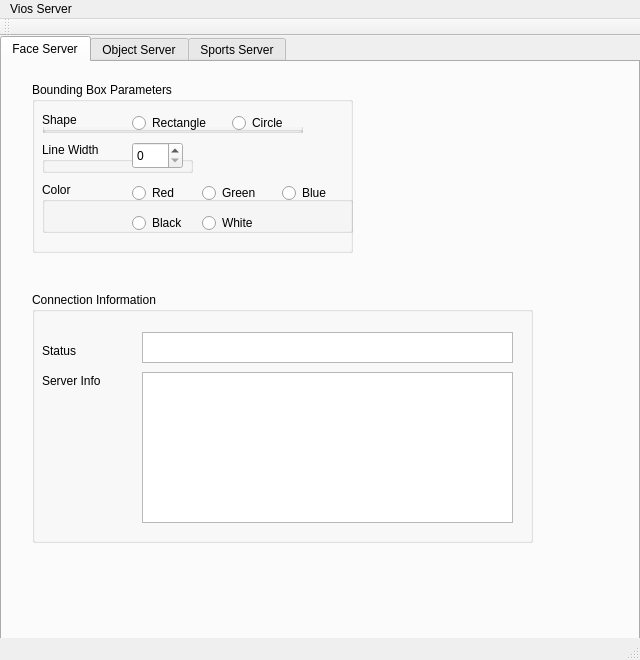
<?xml version="1.0" encoding="UTF-8"?>
<ui version="4.0">
 <class>ServerGui</class>
 <widget class="QMainWindow" name="ServerGui">
  <property name="geometry">
   <rect>
    <x>0</x>
    <y>0</y>
    <width>640</width>
    <height>660</height>
   </rect>
  </property>
  <property name="windowTitle">
   <string>ServerGui</string>
  </property>
  <widget class="QWidget" name="centralWidget">
   <widget class="QTabWidget" name="tabWidget">
    <property name="geometry">
     <rect>
      <x>0</x>
      <y>0</y>
      <width>640</width>
      <height>611</height>
     </rect>
    </property>
    <property name="currentIndex">
     <number>0</number>
    </property>
    <widget class="QWidget" name="faceTab">
     <attribute name="title">
      <string>Face Server</string>
     </attribute>
     <widget class="QGroupBox" name="groupBoxFaceBBox">
      <property name="geometry">
       <rect>
        <x>30</x>
        <y>20</y>
        <width>321</width>
        <height>171</height>
       </rect>
      </property>
      <property name="title">
       <string>Bounding Box Parameters</string>
      </property>
      <widget class="QGroupBox" name="groupBox">
       <property name="geometry">
        <rect>
         <x>10</x>
         <y>30</y>
         <width>261</width>
         <height>21</height>
        </rect>
       </property>
       <property name="title">
        <string>Shape</string>
       </property>
       <widget class="QRadioButton" name="radioButtonFaceShapeCircle">
        <property name="geometry">
         <rect>
          <x>190</x>
          <y>0</y>
          <width>71</width>
          <height>22</height>
         </rect>
        </property>
        <property name="text">
         <string>Circle</string>
        </property>
       </widget>
       <widget class="QRadioButton" name="radioButtonFaceShapeRect">
        <property name="geometry">
         <rect>
          <x>90</x>
          <y>0</y>
          <width>101</width>
          <height>22</height>
         </rect>
        </property>
        <property name="text">
         <string>Rectangle</string>
        </property>
       </widget>
      </widget>
      <widget class="QGroupBox" name="groupBox_7">
       <property name="geometry">
        <rect>
         <x>10</x>
         <y>60</y>
         <width>151</width>
         <height>31</height>
        </rect>
       </property>
       <property name="title">
        <string>Line Width</string>
       </property>
       <widget class="QSpinBox" name="spinBoxFaceLineWidth">
        <property name="geometry">
         <rect>
          <x>90</x>
          <y>0</y>
          <width>51</width>
          <height>27</height>
         </rect>
        </property>
       </widget>
      </widget>
      <widget class="QGroupBox" name="groupBox_8">
       <property name="geometry">
        <rect>
         <x>10</x>
         <y>100</y>
         <width>311</width>
         <height>51</height>
        </rect>
       </property>
       <property name="title">
        <string>Color</string>
       </property>
       <widget class="QRadioButton" name="radioButtonFaceColorRed">
        <property name="geometry">
         <rect>
          <x>90</x>
          <y>0</y>
          <width>61</width>
          <height>22</height>
         </rect>
        </property>
        <property name="text">
         <string>Red</string>
        </property>
       </widget>
       <widget class="QRadioButton" name="radioButtonFaceColorGreen">
        <property name="geometry">
         <rect>
          <x>160</x>
          <y>0</y>
          <width>71</width>
          <height>22</height>
         </rect>
        </property>
        <property name="text">
         <string>Green</string>
        </property>
       </widget>
       <widget class="QRadioButton" name="radioButtonFaceColorBlue">
        <property name="geometry">
         <rect>
          <x>240</x>
          <y>0</y>
          <width>61</width>
          <height>22</height>
         </rect>
        </property>
        <property name="text">
         <string>Blue</string>
        </property>
       </widget>
       <widget class="QRadioButton" name="radioButtonFaceColorBlack">
        <property name="geometry">
         <rect>
          <x>90</x>
          <y>30</y>
          <width>71</width>
          <height>22</height>
         </rect>
        </property>
        <property name="text">
         <string>Black</string>
        </property>
       </widget>
       <widget class="QRadioButton" name="radioButtonFaceColorWhite">
        <property name="geometry">
         <rect>
          <x>160</x>
          <y>30</y>
          <width>71</width>
          <height>22</height>
         </rect>
        </property>
        <property name="text">
         <string>White</string>
        </property>
       </widget>
      </widget>
     </widget>
     <widget class="QGroupBox" name="groupBox_2">
      <property name="geometry">
       <rect>
        <x>30</x>
        <y>230</y>
        <width>501</width>
        <height>251</height>
       </rect>
      </property>
      <property name="title">
       <string>Connection Information</string>
      </property>
      <widget class="QLabel" name="label_4">
       <property name="geometry">
        <rect>
         <x>10</x>
         <y>50</y>
         <width>51</width>
         <height>17</height>
        </rect>
       </property>
       <property name="text">
        <string>Status</string>
       </property>
      </widget>
      <widget class="QTextBrowser" name="textBrowserFaceStatus">
       <property name="geometry">
        <rect>
         <x>110</x>
         <y>40</y>
         <width>371</width>
         <height>31</height>
        </rect>
       </property>
      </widget>
      <widget class="QLabel" name="label_5">
       <property name="geometry">
        <rect>
         <x>10</x>
         <y>80</y>
         <width>81</width>
         <height>17</height>
        </rect>
       </property>
       <property name="text">
        <string>Server Info</string>
       </property>
      </widget>
      <widget class="QTextBrowser" name="textBrowserFaceInfo">
       <property name="geometry">
        <rect>
         <x>110</x>
         <y>80</y>
         <width>371</width>
         <height>151</height>
        </rect>
       </property>
      </widget>
     </widget>
    </widget>
    <widget class="QWidget" name="objectTab">
     <attribute name="title">
      <string>Object Server</string>
     </attribute>
     <widget class="QGroupBox" name="groupBox_4">
      <property name="geometry">
       <rect>
        <x>30</x>
        <y>230</y>
        <width>501</width>
        <height>251</height>
       </rect>
      </property>
      <property name="title">
       <string>Connection Information</string>
      </property>
      <widget class="QLabel" name="label_9">
       <property name="geometry">
        <rect>
         <x>10</x>
         <y>50</y>
         <width>51</width>
         <height>17</height>
        </rect>
       </property>
       <property name="text">
        <string>Status</string>
       </property>
      </widget>
      <widget class="QTextBrowser" name="textBrowserObjectStatus">
       <property name="geometry">
        <rect>
         <x>110</x>
         <y>40</y>
         <width>371</width>
         <height>31</height>
        </rect>
       </property>
      </widget>
      <widget class="QLabel" name="label_10">
       <property name="geometry">
        <rect>
         <x>10</x>
         <y>80</y>
         <width>81</width>
         <height>17</height>
        </rect>
       </property>
       <property name="text">
        <string>Server Info</string>
       </property>
      </widget>
      <widget class="QTextBrowser" name="textBrowserObjectInfo">
       <property name="geometry">
        <rect>
         <x>110</x>
         <y>80</y>
         <width>371</width>
         <height>151</height>
        </rect>
       </property>
      </widget>
     </widget>
     <widget class="QGroupBox" name="groupBoxFaceBBox_2">
      <property name="geometry">
       <rect>
        <x>30</x>
        <y>20</y>
        <width>321</width>
        <height>171</height>
       </rect>
      </property>
      <property name="title">
       <string>Bounding Box Parameters</string>
      </property>
      <widget class="QGroupBox" name="groupBox_3">
       <property name="geometry">
        <rect>
         <x>10</x>
         <y>30</y>
         <width>261</width>
         <height>21</height>
        </rect>
       </property>
       <property name="title">
        <string>Shape</string>
       </property>
       <widget class="QRadioButton" name="radioButtonObjectShapeCircle">
        <property name="geometry">
         <rect>
          <x>190</x>
          <y>0</y>
          <width>71</width>
          <height>22</height>
         </rect>
        </property>
        <property name="text">
         <string>Circle</string>
        </property>
       </widget>
       <widget class="QRadioButton" name="radioButtonObjectShapeRect">
        <property name="geometry">
         <rect>
          <x>90</x>
          <y>0</y>
          <width>101</width>
          <height>22</height>
         </rect>
        </property>
        <property name="text">
         <string>Rectangle</string>
        </property>
       </widget>
      </widget>
      <widget class="QGroupBox" name="groupBox_9">
       <property name="geometry">
        <rect>
         <x>10</x>
         <y>60</y>
         <width>151</width>
         <height>31</height>
        </rect>
       </property>
       <property name="title">
        <string>Line Width</string>
       </property>
       <widget class="QSpinBox" name="spinBoxObjectLineWidth">
        <property name="geometry">
         <rect>
          <x>90</x>
          <y>0</y>
          <width>51</width>
          <height>27</height>
         </rect>
        </property>
       </widget>
      </widget>
      <widget class="QGroupBox" name="groupBox_10">
       <property name="geometry">
        <rect>
         <x>10</x>
         <y>100</y>
         <width>311</width>
         <height>51</height>
        </rect>
       </property>
       <property name="title">
        <string>Color</string>
       </property>
       <widget class="QRadioButton" name="radioButtonObjectColorRed">
        <property name="geometry">
         <rect>
          <x>90</x>
          <y>0</y>
          <width>61</width>
          <height>22</height>
         </rect>
        </property>
        <property name="text">
         <string>Red</string>
        </property>
       </widget>
       <widget class="QRadioButton" name="radioButtonObjectColorGreen">
        <property name="geometry">
         <rect>
          <x>160</x>
          <y>0</y>
          <width>71</width>
          <height>22</height>
         </rect>
        </property>
        <property name="text">
         <string>Green</string>
        </property>
       </widget>
       <widget class="QRadioButton" name="radioButtonObjectColorBlue">
        <property name="geometry">
         <rect>
          <x>240</x>
          <y>0</y>
          <width>61</width>
          <height>22</height>
         </rect>
        </property>
        <property name="text">
         <string>Blue</string>
        </property>
       </widget>
       <widget class="QRadioButton" name="radioButtonObjectColorBlack">
        <property name="geometry">
         <rect>
          <x>90</x>
          <y>30</y>
          <width>71</width>
          <height>22</height>
         </rect>
        </property>
        <property name="text">
         <string>Black</string>
        </property>
       </widget>
       <widget class="QRadioButton" name="radioButtonObjectColorWhite">
        <property name="geometry">
         <rect>
          <x>160</x>
          <y>30</y>
          <width>71</width>
          <height>22</height>
         </rect>
        </property>
        <property name="text">
         <string>White</string>
        </property>
       </widget>
      </widget>
     </widget>
    </widget>
    <widget class="QWidget" name="sportsTab">
     <attribute name="title">
      <string>Sports Server</string>
     </attribute>
     <widget class="QGroupBox" name="groupBox_5">
      <property name="geometry">
       <rect>
        <x>20</x>
        <y>10</y>
        <width>611</width>
        <height>271</height>
       </rect>
      </property>
      <property name="title">
       <string>Match Information</string>
      </property>
      <widget class="QGraphicsView" name="graphicsViewSportsLogo1">
       <property name="geometry">
        <rect>
         <x>50</x>
         <y>100</y>
         <width>143</width>
         <height>153</height>
        </rect>
       </property>
      </widget>
      <widget class="QLineEdit" name="lineEditSportsTeam2">
       <property name="geometry">
        <rect>
         <x>440</x>
         <y>60</y>
         <width>151</width>
         <height>27</height>
        </rect>
       </property>
      </widget>
      <widget class="QSpinBox" name="spinBoxSportsTeam2">
       <property name="geometry">
        <rect>
         <x>300</x>
         <y>60</y>
         <width>61</width>
         <height>27</height>
        </rect>
       </property>
      </widget>
      <widget class="QLabel" name="label_11">
       <property name="geometry">
        <rect>
         <x>10</x>
         <y>60</y>
         <width>51</width>
         <height>17</height>
        </rect>
       </property>
       <property name="text">
        <string>Team 1</string>
       </property>
      </widget>
      <widget class="QGraphicsView" name="graphicsViewSportsLogo2">
       <property name="geometry">
        <rect>
         <x>410</x>
         <y>100</y>
         <width>143</width>
         <height>153</height>
        </rect>
       </property>
      </widget>
      <widget class="QLineEdit" name="lineEditSportsTeam1">
       <property name="geometry">
        <rect>
         <x>70</x>
         <y>60</y>
         <width>151</width>
         <height>27</height>
        </rect>
       </property>
      </widget>
      <widget class="QSpinBox" name="spinBoxSportsTeam1">
       <property name="geometry">
        <rect>
         <x>240</x>
         <y>60</y>
         <width>61</width>
         <height>27</height>
        </rect>
       </property>
      </widget>
      <widget class="QLabel" name="label_12">
       <property name="geometry">
        <rect>
         <x>380</x>
         <y>60</y>
         <width>51</width>
         <height>17</height>
        </rect>
       </property>
       <property name="text">
        <string>Team 2</string>
       </property>
      </widget>
      <widget class="QLabel" name="label_14">
       <property name="geometry">
        <rect>
         <x>280</x>
         <y>150</y>
         <width>51</width>
         <height>41</height>
        </rect>
       </property>
       <property name="font">
        <font>
         <pointsize>20</pointsize>
         <weight>75</weight>
         <bold>true</bold>
        </font>
       </property>
       <property name="text">
        <string>Vs</string>
       </property>
       <property name="textFormat">
        <enum>Qt::AutoText</enum>
       </property>
       <property name="alignment">
        <set>Qt::AlignCenter</set>
       </property>
      </widget>
      <widget class="QLabel" name="label_13">
       <property name="geometry">
        <rect>
         <x>270</x>
         <y>30</y>
         <width>41</width>
         <height>17</height>
        </rect>
       </property>
       <property name="text">
        <string>Score</string>
       </property>
      </widget>
     </widget>
     <widget class="QGroupBox" name="groupBox_6">
      <property name="geometry">
       <rect>
        <x>20</x>
        <y>290</y>
        <width>501</width>
        <height>251</height>
       </rect>
      </property>
      <property name="title">
       <string>Connection Information</string>
      </property>
      <widget class="QLabel" name="label_15">
       <property name="geometry">
        <rect>
         <x>10</x>
         <y>50</y>
         <width>51</width>
         <height>17</height>
        </rect>
       </property>
       <property name="text">
        <string>Status</string>
       </property>
      </widget>
      <widget class="QTextBrowser" name="textBrowserSportsStatus">
       <property name="geometry">
        <rect>
         <x>110</x>
         <y>40</y>
         <width>371</width>
         <height>31</height>
        </rect>
       </property>
      </widget>
      <widget class="QLabel" name="label_16">
       <property name="geometry">
        <rect>
         <x>10</x>
         <y>80</y>
         <width>81</width>
         <height>17</height>
        </rect>
       </property>
       <property name="text">
        <string>Server Info</string>
       </property>
      </widget>
      <widget class="QTextBrowser" name="textBrowserSportsInfo">
       <property name="geometry">
        <rect>
         <x>110</x>
         <y>80</y>
         <width>371</width>
         <height>151</height>
        </rect>
       </property>
      </widget>
     </widget>
    </widget>
   </widget>
  </widget>
  <widget class="QMenuBar" name="menuBar">
   <property name="geometry">
    <rect>
     <x>0</x>
     <y>0</y>
     <width>640</width>
     <height>25</height>
    </rect>
   </property>
   <widget class="QMenu" name="menuVios_Server">
    <property name="title">
     <string>Vios Server</string>
    </property>
   </widget>
   <addaction name="menuVios_Server"/>
  </widget>
  <widget class="QToolBar" name="mainToolBar">
   <attribute name="toolBarArea">
    <enum>TopToolBarArea</enum>
   </attribute>
   <attribute name="toolBarBreak">
    <bool>false</bool>
   </attribute>
  </widget>
  <widget class="QStatusBar" name="statusBar"/>
 </widget>
 <layoutdefault spacing="6" margin="11"/>
 <resources/>
 <connections/>
</ui>
